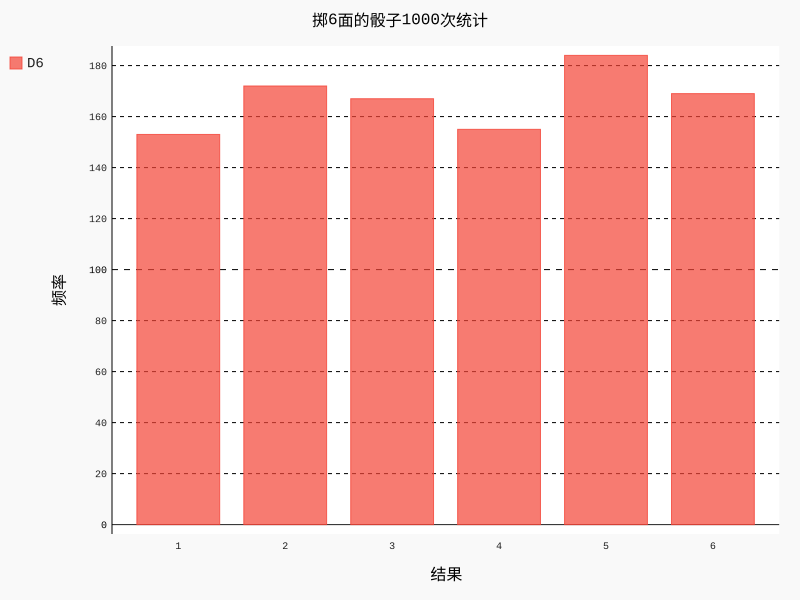

Here is the Python script that generated this plot:
from die import Die
import pygal

# 创建一个D6
die_one = Die()

# 掷几次骰子，并将结果储存在一个列表中
results = []
for roll_num in range(1000):
    result = die_one.roll()
    results.append(result)

# 分析结果
frequencies = []
for value in range(1, die_one.num_sides + 1):
    frequency = results.count(value)  # 返回value出现的次数
    frequencies.append(frequency)

# 对结果进行可视化
hist = pygal.Bar()
hist.title = "掷6面的骰子1000次统计"
hist.x_labels = list(range(1, die_one.num_sides + 1))
hist.x_title = "结果"
hist.y_title = "频率"

hist.add('D6', frequencies)
hist.render_to_file('die_visual.svg')
